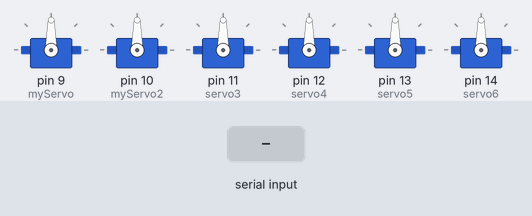
Bench run of a sketch on a simulated Arduino Uno, built with avr-gcc and run on an emulated ATmega328P. Parts: 6 × servo. Inputs (shaded band) come from the test bench.

Above: at 1.2 s.
1.3 s: "90,45,200,10\n" received over Serial
At 3.7 s:
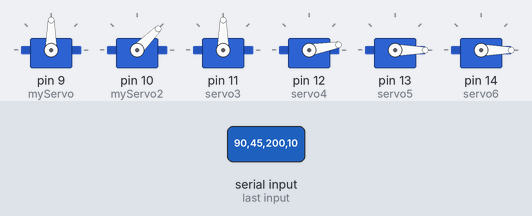
4.3 s: "30,150,10,200\n" received over Serial
At 7.1 s:
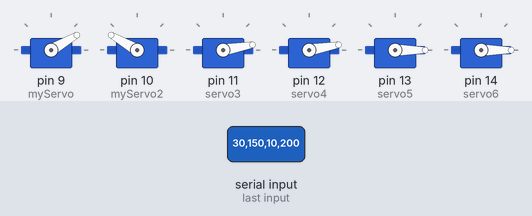
7.3 s: "90,45,200,10,150,30\n" received over Serial
At 8.3 s:
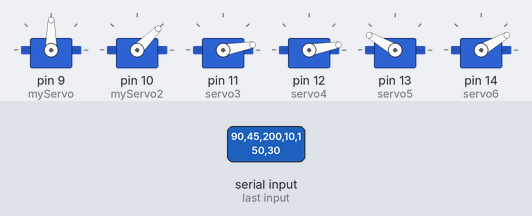
8.8 s: "30,150,10,200,45,90\n" received over Serial
At 9.4 s:
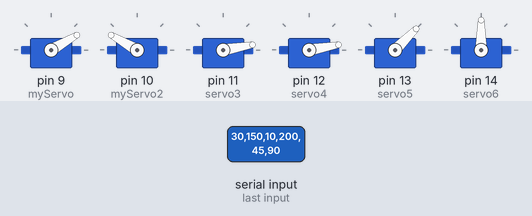
10.3 s: "90,45,200,10\n" received over Serial
At 13.0 s:
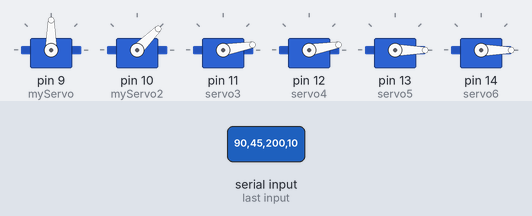
Timing chart, 0 to 14.3 s (numbered marks = the images above; inputs shaded):
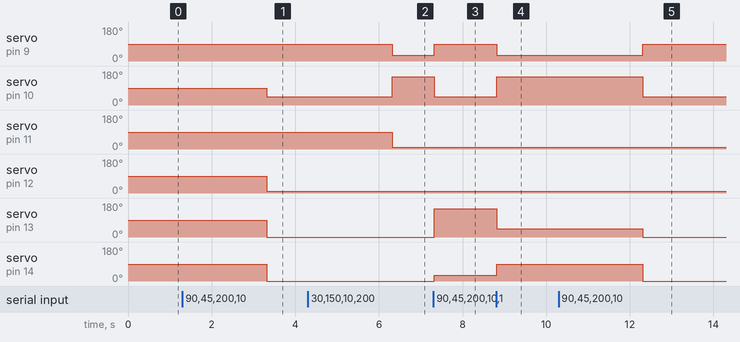

Measured:
- after the input at 1.3 s, servo on pin 10 (myServo2): 90° → 45° after 2.0 s; servo on pin 12 (servo4): 90° → 10° after 2.0 s; servo on pin 13 (servo5), servo on pin 14 (servo6): 90° → 0° after 2.0 s
- after the input at 4.3 s, servo on pin 9 (myServo): 90° → 30° after 2.0 s; servo on pin 10 (myServo2): 45° → 150° after 2.0 s; servo on pin 11 (servo3): 90° → 10° after 2.0 s
- after the input at 7.3 s, servo on pin 9 (myServo): 30° → 90° at once; servo on pin 10 (myServo2): 150° → 45° at once; servo on pin 13 (servo5): 0° → 150° at once; servo on pin 14 (servo6): 0° → 30° at once
- after the input at 8.8 s, servo on pin 9 (myServo): 90° → 30° at once; servo on pin 10 (myServo2): 45° → 150° at once; servo on pin 13 (servo5): 150° → 45° at once; servo on pin 14 (servo6): 30° → 90° at once
- after the input at 10.3 s, servo on pin 9 (myServo): 30° → 90° after 2.0 s; servo on pin 10 (myServo2): 150° → 45° after 2.0 s; servo on pin 13 (servo5): 45° → 0° after 2.0 s; servo on pin 14 (servo6): 90° → 0° after 2.0 s

The sketch:

Arduino_code.ino
```cpp
#include <Servo.h>

Servo myServo;
Servo myServo2;
Servo servo3;
Servo servo4;
Servo servo5;
Servo servo6;

void setup()
{
  Serial.begin(9600);
  myServo.attach(9);       // keep attached so it can hold when powered
  myServo2.attach(10);
  servo3.attach(11);
  servo4.attach(12);
  servo5.attach(13);
  servo6.attach(14);
}

void loop()
{
  if (Serial.available())
  {
    // Read format: "90,45,30,60,80,90\n"
    int angle1 = Serial.parseInt();
    int angle2 = Serial.parseInt();
    int angle3 = Serial.parseInt();
    int angle4 = Serial.parseInt();
    int angle5 = Serial.parseInt();
    int angle6 = Serial.parseInt();

    // Validate all angles
    if (angle1 >= 0 && angle1 <= 180) myServo.write(angle1);
    if (angle2 >= 0 && angle2 <= 180) myServo2.write(angle2);
    if (angle3 >= 0 && angle3 <= 180) servo3.write(angle3);
    if (angle4 >= 0 && angle4 <= 180) servo4.write(angle4);
    if (angle5 >= 0 && angle5 <= 180) servo5.write(angle5);
    if (angle6 >= 0 && angle6 <= 180) servo6.write(angle6);

    // Clear buffer
    while(Serial.available() > 0) {
      Serial.read();
    }
  }
}
```
